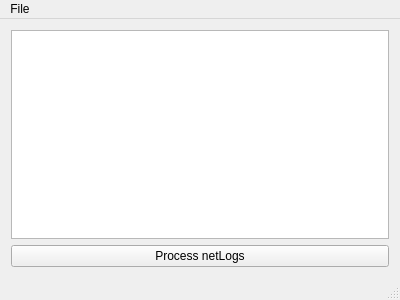
<?xml version="1.0" encoding="UTF-8"?>
<ui version="4.0">
 <class>netLogConvert</class>
 <widget class="QMainWindow" name="netLogConvert">
  <property name="geometry">
   <rect>
    <x>0</x>
    <y>0</y>
    <width>400</width>
    <height>300</height>
   </rect>
  </property>
  <property name="windowTitle">
   <string>netLogConvert</string>
  </property>
  <widget class="QWidget" name="centralWidget">
   <layout class="QVBoxLayout" name="verticalLayout">
    <item>
     <widget class="QTextEdit" name="textEdit"/>
    </item>
    <item>
     <widget class="QPushButton" name="processNetLogs">
      <property name="text">
       <string>Process netLogs</string>
      </property>
     </widget>
    </item>
   </layout>
  </widget>
  <widget class="QMenuBar" name="menuBar">
   <property name="geometry">
    <rect>
     <x>0</x>
     <y>0</y>
     <width>400</width>
     <height>18</height>
    </rect>
   </property>
   <widget class="QMenu" name="menuFile">
    <property name="title">
     <string>File</string>
    </property>
    <addaction name="actionBrowse_Elite_Logs_Directory"/>
   </widget>
   <addaction name="menuFile"/>
  </widget>
  <widget class="QStatusBar" name="statusBar"/>
  <action name="actionBrowse_Elite_Logs_Directory">
   <property name="text">
    <string>Browse Elite Logs Directory</string>
   </property>
  </action>
 </widget>
 <layoutdefault spacing="6" margin="11"/>
 <resources/>
 <connections/>
</ui>
